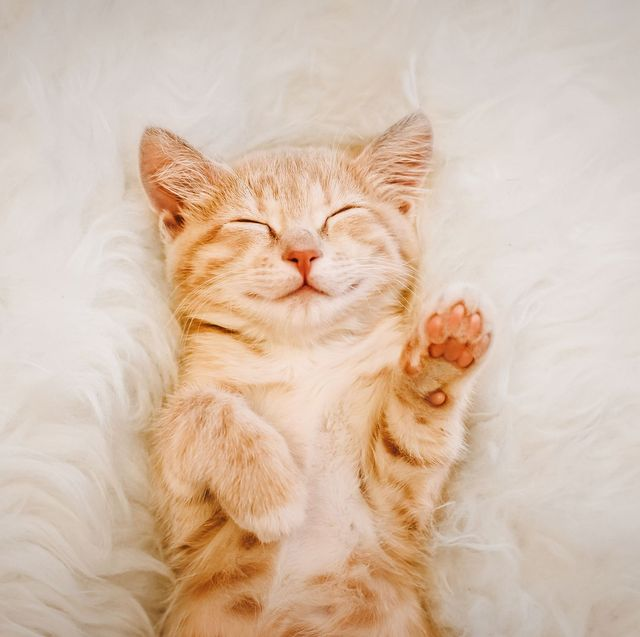
#> input picture data/cute-cat.jpg, 640 x 637 px
$ jupyter execute OnImage.ipynb   (older library calls are emulated)
#> lines starting #> are read from the running program, lines starting #| are printed output that depends on the picture
[cell 1]
#Imports
import cv2
import numpy as np
import matplotlib.pyplot as plt

np.random.seed(1234)#Random seeds, random to the same array at a time

[cell 2]
def fcm(X,k,b):
    iter = 0
    N,p = X.shape

    P = np.random.randn(N,k)#Generating Random Numbers with Normal Distribution

    P = P / np.dot(np.sum(P,1).reshape(N,1),np.ones((1,k)))

    J_prev = np.inf
    J = []

    while True:
        t = pow(P,b)
        #Here's a concrete iteration algorithm
        C = np.dot(X.T, t).T / (sum(t, 0).reshape(k, 1) * np.ones((1, p)))

        dist = np.dot(np.sum(C*C,1).reshape(k,1),np.ones((1,N))).T+\
               np.sum(X*X,1).reshape(N,1)*np.ones((1, k)) - \
               2*np.dot(X,C.T)

        t2 = pow(1.0/dist,1.0/(b-1))
        P = t2/(np.sum(t2,1).reshape(N,1)*np.ones((1,k)))
        J_cur = sum(sum((pow(P,b))*dist,0),0)/ N
        J.append(J_cur)

        # print(iter, J_cur)
        if abs(J_cur - J_prev) < 0.001:
            #Stop iteration when the error after iteration is less than 0.001
            break

        iter += 1

        J_prev = J_cur
    return C,dist,J

[cell 3]
image = cv2.imread('data/cute-cat.jpg')
#> image is the input picture: shape (637, 640, 3); mean B, G, R 173.4, 192.2, 215.2
image = cv2.cvtColor(image, cv2.COLOR_BGR2RGB)
m,n,p = image.shape
#> m = 637; n = 640; p = 3
image = image.astype(np.double)#This step is critical for converting to double type
image = image.reshape(m*n,p)
C,dist,J = fcm(image,3,2)
#> the loop in fcm, `while True:` made 33 passes
#> (J_cur, J_prev) on passes 1 to 12: (1182.6, 1182.6), (1016.7, 1016.7), (887.5, 887.5), (676.6, 676.6), (543.7, 543.7), (484.5, 484.5), (461.5, 461.5), (451.4, 451.4), (446.1, 446.1), (442.9, 442.9), (440.7, 440.7), (439.2, 439.2)
#> J_cur on pass 33: 435.7
#> after the loop in fcm, `while True:`: J = 33 values, max 1182.6 at index 0, min 435.7 at index 32, mean 504; iter = 32
#> C = [[190.6, 130, 76.56], [222.3, 211.2, 203.5], [211.9, 181.4, 155.2]]
#J is the error value of each iteration, which can be displayed by plot.
label = dist.argmin(axis=1)
# print(label.shape)
img_1 = C[label,:]
segmented_image_cmeans = img_1.reshape(m,n,p)/255
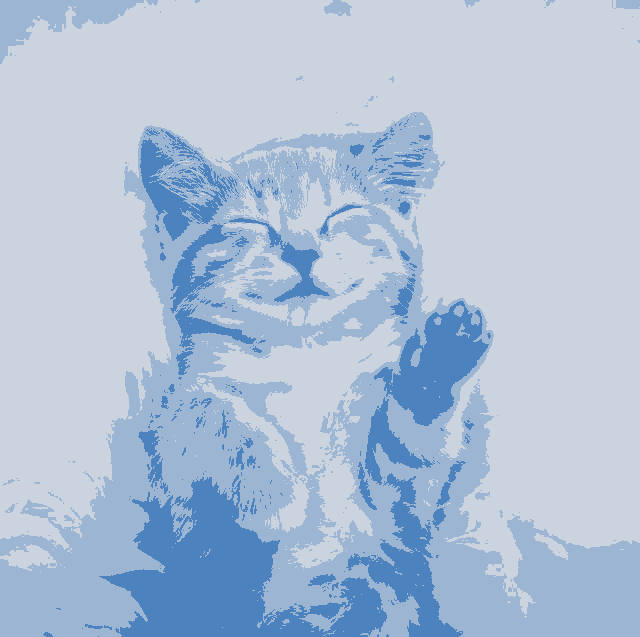
#> segmented_image_cmeans: shape (637, 640, 3) float64; mean of channels 0, 1, 2 0.845, 0.757, 0.684; drawn as B, G, R
plt.imshow(segmented_image_cmeans,cmap='gray')
plt.savefig('outputs/cute-cat-cmeans.jpg')
plt.show()

[cell 4]
image = cv2.imread("data/cute-cat.jpg")
# convert to RGB
image = cv2.cvtColor(image, cv2.COLOR_BGR2RGB)
# reshape the image to a 2D array of pixels and 3 color values (RGB)
pixel_values = image.reshape((-1, 3))
# convert to float
pixel_values = np.float32(pixel_values)
# print(pixel_values.shape)
# define stopping criteria
criteria = (cv2.TERM_CRITERIA_EPS + cv2.TERM_CRITERIA_MAX_ITER, 100, 0.2)
# number of clusters (K)
k = 3
_, labels, (centers) = cv2.kmeans(pixel_values, k, None, criteria, 10, cv2.KMEANS_RANDOM_CENTERS)
#> centers = [[211.4, 178.2, 149.3], [221.5, 209.5, 201], [189.2, 127.6, 74.04]]
# convert back to 8 bit values
centers = np.uint8(centers)
#> centers = [[211, 178, 149], [221, 209, 200], [189, 127, 74]]

# flatten the labels array
labels = labels.flatten()
# convert all pixels to the color of the centroids
segmented_image_kmeans = centers[labels.flatten()]
# reshape back to the original image dimension
segmented_image_kmeans = segmented_image_kmeans.reshape(image.shape)
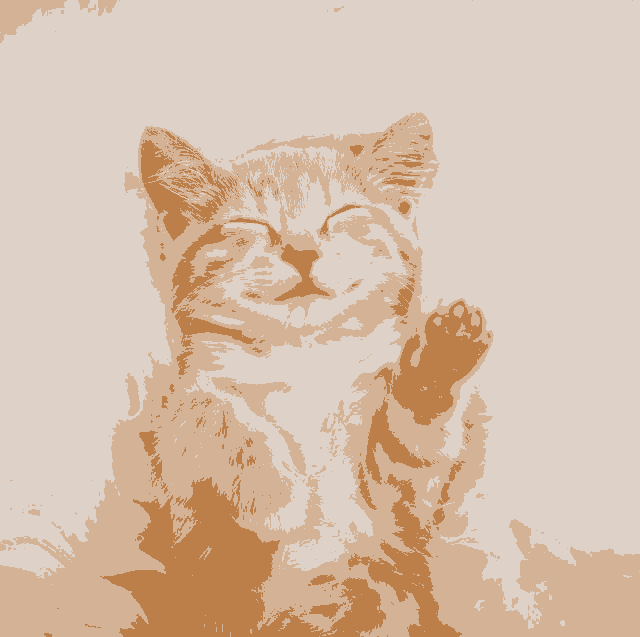
#> segmented_image_kmeans: shape (637, 640, 3); mean R, G, B 214.8, 191.8, 172.7
# show the image
plt.imshow(segmented_image_kmeans)
plt.savefig('outputs/cute-cat-kmeans.jpg')
plt.show()

[cell 5]
figure, axis = plt.subplots(1, 2)
axis[0].imshow(segmented_image_kmeans)
axis[0].set_title("k-means")

axis[1].imshow(segmented_image_cmeans)
axis[1].set_title("c-means")
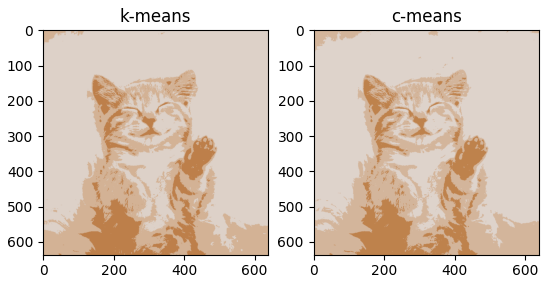
#> figure drawn by matplotlib, 2 panels

[cell 6]
def mse(img1, img2):
   h, w, t = img1.shape
#> h = 637; w = 640; t = 3
   diff = cv2.subtract(img1, img2, dtype=cv2.CV_64F)
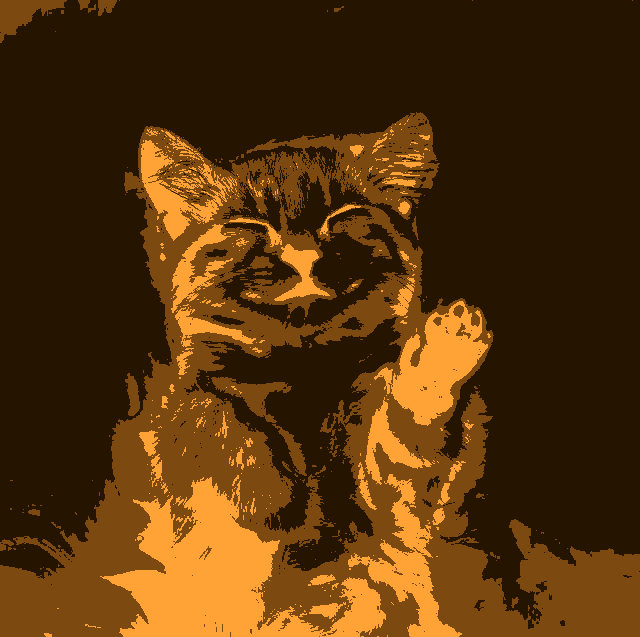
#> diff: shape (637, 640, 3) float64; mean of channels 0, 1, 2 -214, -191, -172; drawn with min black and max white
   err = np.sum(diff**2)
#> err = 4.66e+10
   mse = err/(float(h*w))
#> mse = 114354.2
   return mse, diff

[cell 7]
# segmented_image_kmeans.shape
# image1 = np.asarray(segmented_image_cmeans, np.float64)
# image2 = np.asarray(segmented_image_kmeans, np.float64)
error, diff = mse(segmented_image_cmeans, segmented_image_kmeans)
#> error = 114354.2
plt.imshow(np.abs(diff/255))
plt.title("Difference")
# diff
# np.abs(cv2.bitwise_not(diff/255))
